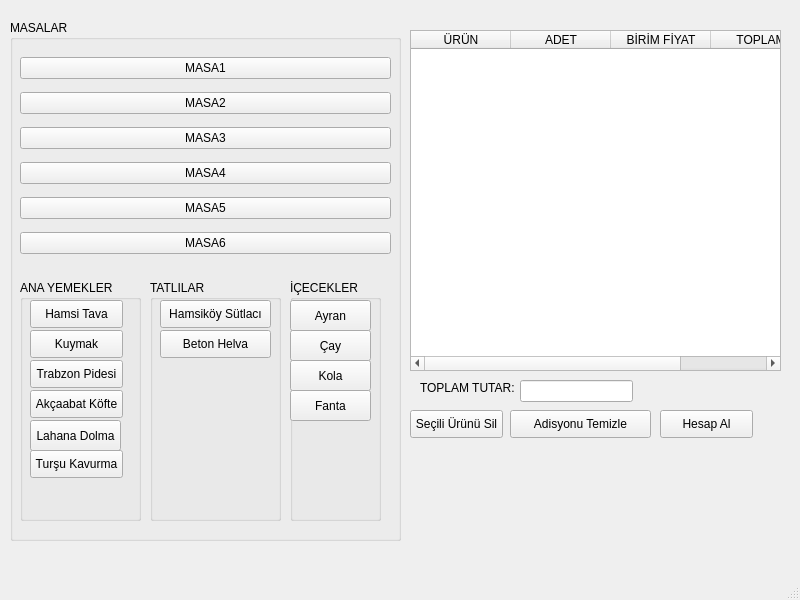
<?xml version="1.0" encoding="UTF-8"?>
<ui version="4.0">
 <class>MainWindow</class>
 <widget class="QMainWindow" name="MainWindow">
  <property name="geometry">
   <rect>
    <x>0</x>
    <y>0</y>
    <width>800</width>
    <height>600</height>
   </rect>
  </property>
  <property name="windowTitle">
   <string>MainWindow</string>
  </property>
  <widget class="QWidget" name="centralwidget">
   <widget class="QGroupBox" name="masalar">
    <property name="geometry">
     <rect>
      <x>10</x>
      <y>20</y>
      <width>391</width>
      <height>521</height>
     </rect>
    </property>
    <property name="title">
     <string>MASALAR</string>
    </property>
    <widget class="QWidget" name="gridLayoutWidget">
     <property name="geometry">
      <rect>
       <x>10</x>
       <y>30</y>
       <width>371</width>
       <height>211</height>
      </rect>
     </property>
     <layout class="QGridLayout" name="gridLayout">
      <item row="4" column="0">
       <widget class="QPushButton" name="masa4">
        <property name="text">
         <string>MASA4</string>
        </property>
       </widget>
      </item>
      <item row="6" column="0">
       <widget class="QPushButton" name="masa6">
        <property name="text">
         <string>MASA6</string>
        </property>
       </widget>
      </item>
      <item row="3" column="0">
       <widget class="QPushButton" name="masa3">
        <property name="text">
         <string>MASA3</string>
        </property>
       </widget>
      </item>
      <item row="5" column="0">
       <widget class="QPushButton" name="masa5">
        <property name="text">
         <string>MASA5</string>
        </property>
       </widget>
      </item>
      <item row="2" column="0">
       <widget class="QPushButton" name="masa2">
        <property name="text">
         <string>MASA2</string>
        </property>
       </widget>
      </item>
      <item row="1" column="0">
       <widget class="QPushButton" name="masa1">
        <property name="text">
         <string>MASA1</string>
        </property>
       </widget>
      </item>
     </layout>
    </widget>
    <widget class="QGroupBox" name="anayemekler">
     <property name="geometry">
      <rect>
       <x>10</x>
       <y>260</y>
       <width>121</width>
       <height>241</height>
      </rect>
     </property>
     <property name="title">
      <string>ANA YEMEKLER</string>
     </property>
     <widget class="QPushButton" name="hamsitava">
      <property name="geometry">
       <rect>
        <x>10</x>
        <y>20</y>
        <width>93</width>
        <height>28</height>
       </rect>
      </property>
      <property name="text">
       <string>Hamsi Tava</string>
      </property>
     </widget>
     <widget class="QPushButton" name="kuymak">
      <property name="geometry">
       <rect>
        <x>10</x>
        <y>50</y>
        <width>93</width>
        <height>28</height>
       </rect>
      </property>
      <property name="text">
       <string>Kuymak</string>
      </property>
     </widget>
     <widget class="QPushButton" name="trabzonpidesi">
      <property name="geometry">
       <rect>
        <x>10</x>
        <y>80</y>
        <width>93</width>
        <height>28</height>
       </rect>
      </property>
      <property name="text">
       <string>Trabzon Pidesi</string>
      </property>
     </widget>
     <widget class="QPushButton" name="akcaabatkofte">
      <property name="geometry">
       <rect>
        <x>10</x>
        <y>110</y>
        <width>93</width>
        <height>28</height>
       </rect>
      </property>
      <property name="text">
       <string>Akçaabat Köfte</string>
      </property>
     </widget>
     <widget class="QPushButton" name="lahanadolma">
      <property name="geometry">
       <rect>
        <x>10</x>
        <y>140</y>
        <width>91</width>
        <height>31</height>
       </rect>
      </property>
      <property name="text">
       <string>Lahana Dolma</string>
      </property>
     </widget>
     <widget class="QPushButton" name="turskavurma">
      <property name="geometry">
       <rect>
        <x>10</x>
        <y>170</y>
        <width>93</width>
        <height>28</height>
       </rect>
      </property>
      <property name="text">
       <string>Turşu Kavurma</string>
      </property>
     </widget>
    </widget>
    <widget class="QGroupBox" name="tatlilar">
     <property name="geometry">
      <rect>
       <x>140</x>
       <y>260</y>
       <width>131</width>
       <height>241</height>
      </rect>
     </property>
     <property name="title">
      <string>TATLILAR</string>
     </property>
     <widget class="QPushButton" name="hamsikoysutlaci">
      <property name="geometry">
       <rect>
        <x>10</x>
        <y>20</y>
        <width>111</width>
        <height>28</height>
       </rect>
      </property>
      <property name="text">
       <string>Hamsiköy Sütlacı</string>
      </property>
     </widget>
     <widget class="QPushButton" name="betonhelva">
      <property name="geometry">
       <rect>
        <x>10</x>
        <y>50</y>
        <width>111</width>
        <height>28</height>
       </rect>
      </property>
      <property name="text">
       <string>Beton Helva</string>
      </property>
     </widget>
    </widget>
    <widget class="QGroupBox" name="icecekler">
     <property name="geometry">
      <rect>
       <x>280</x>
       <y>260</y>
       <width>91</width>
       <height>241</height>
      </rect>
     </property>
     <property name="title">
      <string>İÇECEKLER</string>
     </property>
     <widget class="QPushButton" name="ayran">
      <property name="geometry">
       <rect>
        <x>0</x>
        <y>20</y>
        <width>81</width>
        <height>31</height>
       </rect>
      </property>
      <property name="text">
       <string>Ayran</string>
      </property>
     </widget>
     <widget class="QPushButton" name="cay">
      <property name="geometry">
       <rect>
        <x>0</x>
        <y>50</y>
        <width>81</width>
        <height>31</height>
       </rect>
      </property>
      <property name="text">
       <string>Çay</string>
      </property>
     </widget>
     <widget class="QPushButton" name="kola">
      <property name="geometry">
       <rect>
        <x>0</x>
        <y>80</y>
        <width>81</width>
        <height>31</height>
       </rect>
      </property>
      <property name="text">
       <string>Kola</string>
      </property>
     </widget>
     <widget class="QPushButton" name="fanta">
      <property name="geometry">
       <rect>
        <x>0</x>
        <y>110</y>
        <width>81</width>
        <height>31</height>
       </rect>
      </property>
      <property name="text">
       <string>Fanta</string>
      </property>
     </widget>
    </widget>
   </widget>
   <widget class="QTableWidget" name="tableWidget">
    <property name="geometry">
     <rect>
      <x>410</x>
      <y>30</y>
      <width>371</width>
      <height>341</height>
     </rect>
    </property>
    <column>
     <property name="text">
      <string>ÜRÜN</string>
     </property>
    </column>
    <column>
     <property name="text">
      <string>ADET</string>
     </property>
    </column>
    <column>
     <property name="text">
      <string>BİRİM FİYAT</string>
     </property>
    </column>
    <column>
     <property name="text">
      <string>TOPLAM</string>
     </property>
    </column>
   </widget>
   <widget class="QPushButton" name="secilenurunusil">
    <property name="geometry">
     <rect>
      <x>410</x>
      <y>410</y>
      <width>93</width>
      <height>28</height>
     </rect>
    </property>
    <property name="text">
     <string>Seçili Ürünü Sil</string>
    </property>
   </widget>
   <widget class="QPushButton" name="adisyonutemizle">
    <property name="geometry">
     <rect>
      <x>510</x>
      <y>410</y>
      <width>141</width>
      <height>28</height>
     </rect>
    </property>
    <property name="text">
     <string>Adisyonu Temizle</string>
    </property>
   </widget>
   <widget class="QPushButton" name="hesapal">
    <property name="geometry">
     <rect>
      <x>660</x>
      <y>410</y>
      <width>93</width>
      <height>28</height>
     </rect>
    </property>
    <property name="text">
     <string>Hesap Al</string>
    </property>
   </widget>
   <widget class="QLabel" name="label">
    <property name="geometry">
     <rect>
      <x>420</x>
      <y>380</y>
      <width>101</width>
      <height>16</height>
     </rect>
    </property>
    <property name="text">
     <string>TOPLAM TUTAR:</string>
    </property>
   </widget>
   <widget class="QLineEdit" name="toplamtutar">
    <property name="geometry">
     <rect>
      <x>520</x>
      <y>380</y>
      <width>113</width>
      <height>22</height>
     </rect>
    </property>
   </widget>
  </widget>
  <widget class="QMenuBar" name="menubar">
   <property name="geometry">
    <rect>
     <x>0</x>
     <y>0</y>
     <width>800</width>
     <height>26</height>
    </rect>
   </property>
  </widget>
  <widget class="QStatusBar" name="statusbar"/>
 </widget>
 <resources/>
 <connections/>
</ui>
